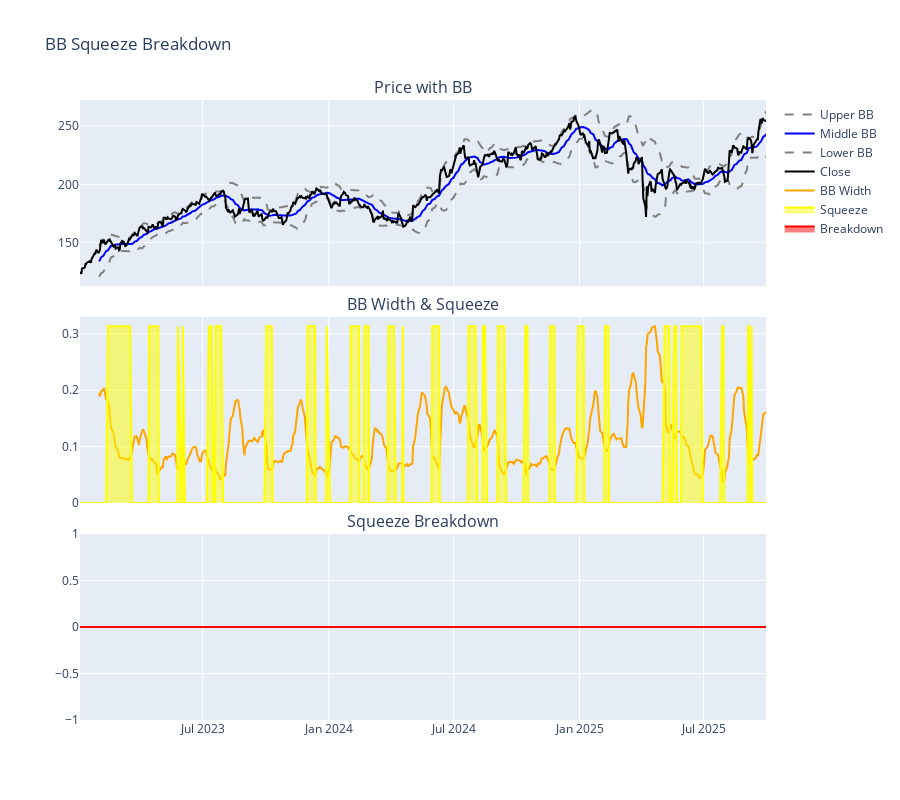

Notebook code cell kept with this figure:
### Markdown cell above
## 8. Bollinger Band Squeeze Breakdown

BB squeeze (low volatility, band width at 20-day low) followed by breakdown below lower band. Often precedes sharp reversal.

### Code cell
df = detect_bb_squeeze_breakdown(df)

fig = make_subplots(rows=3, cols=1, shared_xaxes=True, vertical_spacing=0.05,
                    subplot_titles=('Price with BB', 'BB Width & Squeeze', 'Squeeze Breakdown'))

fig.add_trace(go.Scatter(x=df['date'], y=df['bb_upper'], name='Upper BB',
                        line=dict(color='gray', dash='dash')), row=1, col=1)
fig.add_trace(go.Scatter(x=df['date'], y=df['bb_middle'], name='Middle BB',
                        line=dict(color='blue')), row=1, col=1)
fig.add_trace(go.Scatter(x=df['date'], y=df['bb_lower'], name='Lower BB',
                        line=dict(color='gray', dash='dash')), row=1, col=1)
fig.add_trace(go.Scatter(x=df['date'], y=df['close'], name='Close',
                        line=dict(color='black')), row=1, col=1)

fig.add_trace(go.Scatter(x=df['date'], y=df['bb_width'], name='BB Width',
                        line=dict(color='orange')), row=2, col=1)
fig.add_trace(go.Scatter(x=df['date'], y=df['bb_squeeze'] * df['bb_width'].max(), name='Squeeze',
                        fill='tozeroy', line=dict(color='yellow'), opacity=0.3), row=2, col=1)

fig.add_trace(go.Scatter(x=df['date'], y=df['squeeze_breakdown'], name='Breakdown',
                        fill='tozeroy', line=dict(color='red')), row=3, col=1)

fig.update_layout(height=800, title_text="BB Squeeze Breakdown")
fig.show()

### Figure 1 — Plotly figure (JSON) as saved in the notebook; plotly's stock layout.template omitted (floating-point values rounded to 4 significant figures; data arrays with more than 128 entries replaced by an {"elided": "..."} marker saying what was removed)
{"data": [{"line": {"color": "gray", "dash": "dash"}, "name": "Upper BB", "type": "scatter", "x": {"elided": "688 str values"}, "xaxis": "x", "y": {"elided": "688 float values"}, "yaxis": "y"}, {"line": {"color": "blue"}, "name": "Middle BB", "type": "scatter", "x": {"elided": "688 str values"}, "xaxis": "x", "y": {"elided": "688 float values"}, "yaxis": "y"}, {"line": {"color": "gray", "dash": "dash"}, "name": "Lower BB", "type": "scatter", "x": {"elided": "688 str values"}, "xaxis": "x", "y": {"elided": "688 float values"}, "yaxis": "y"}, {"line": {"color": "black"}, "name": "Close", "type": "scatter", "x": {"elided": "688 str values"}, "xaxis": "x", "y": {"elided": "688 float values"}, "yaxis": "y"}, {"line": {"color": "orange"}, "name": "BB Width", "type": "scatter", "x": {"elided": "688 str values"}, "xaxis": "x2", "y": {"elided": "688 float values"}, "yaxis": "y2"}, {"fill": "tozeroy", "line": {"color": "yellow"}, "name": "Squeeze", "opacity": 0.3, "type": "scatter", "x": {"elided": "688 str values"}, "xaxis": "x2", "y": {"elided": "688 float values"}, "yaxis": "y2"}, {"fill": "tozeroy", "line": {"color": "red"}, "name": "Breakdown", "type": "scatter", "x": {"elided": "688 str values"}, "xaxis": "x3", "y": {"elided": "688 int values"}, "yaxis": "y3"}], "layout": {"annotations": [{"font": {"size": 16}, "showarrow": false, "text": "Price with BB", "x": 0.5, "xanchor": "center", "xref": "paper", "y": 1, "yanchor": "bottom", "yref": "paper"}, {"font": {"size": 16}, "showarrow": false, "text": "BB Width & Squeeze", "x": 0.5, "xanchor": "center", "xref": "paper", "y": 0.65, "yanchor": "bottom", "yref": "paper"}, {"font": {"size": 16}, "showarrow": false, "text": "Squeeze Breakdown", "x": 0.5, "xanchor": "center", "xref": "paper", "y": 0.3, "yanchor": "bottom", "yref": "paper"}], "height": 800, "title": {"text": "BB Squeeze Breakdown"}, "xaxis": {"anchor": "y", "domain": [0, 1], "matches": "x3", "showticklabels": false}, "xaxis2": {"anchor": "y2", "domain": [0, 1], "matches": "x3", "showticklabels": false}, "xaxis3": {"anchor": "y3", "domain": [0, 1]}, "yaxis": {"anchor": "x", "domain": [0.7, 1]}, "yaxis2": {"anchor": "x2", "domain": [0.35, 0.65]}, "yaxis3": {"anchor": "x3", "domain": [0, 0.3]}}}
